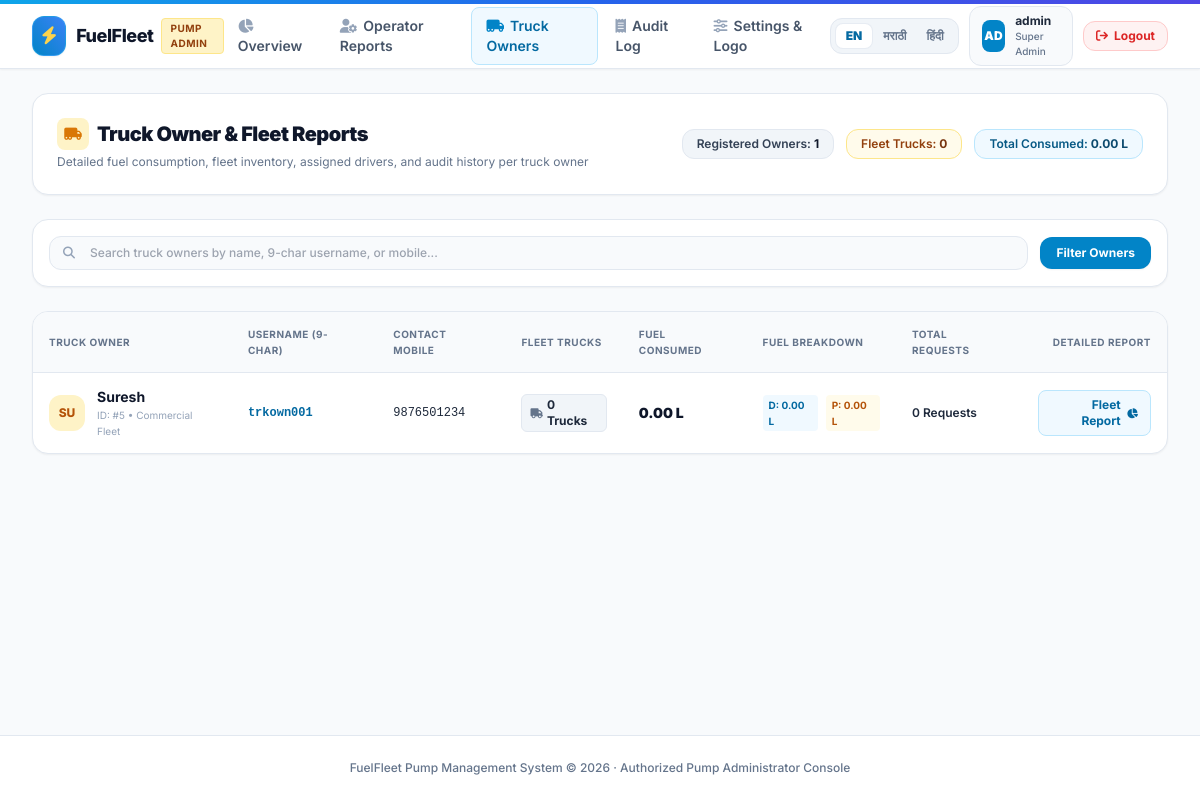
Before: /portal/reports/customers/ (signed in) with the older database file.
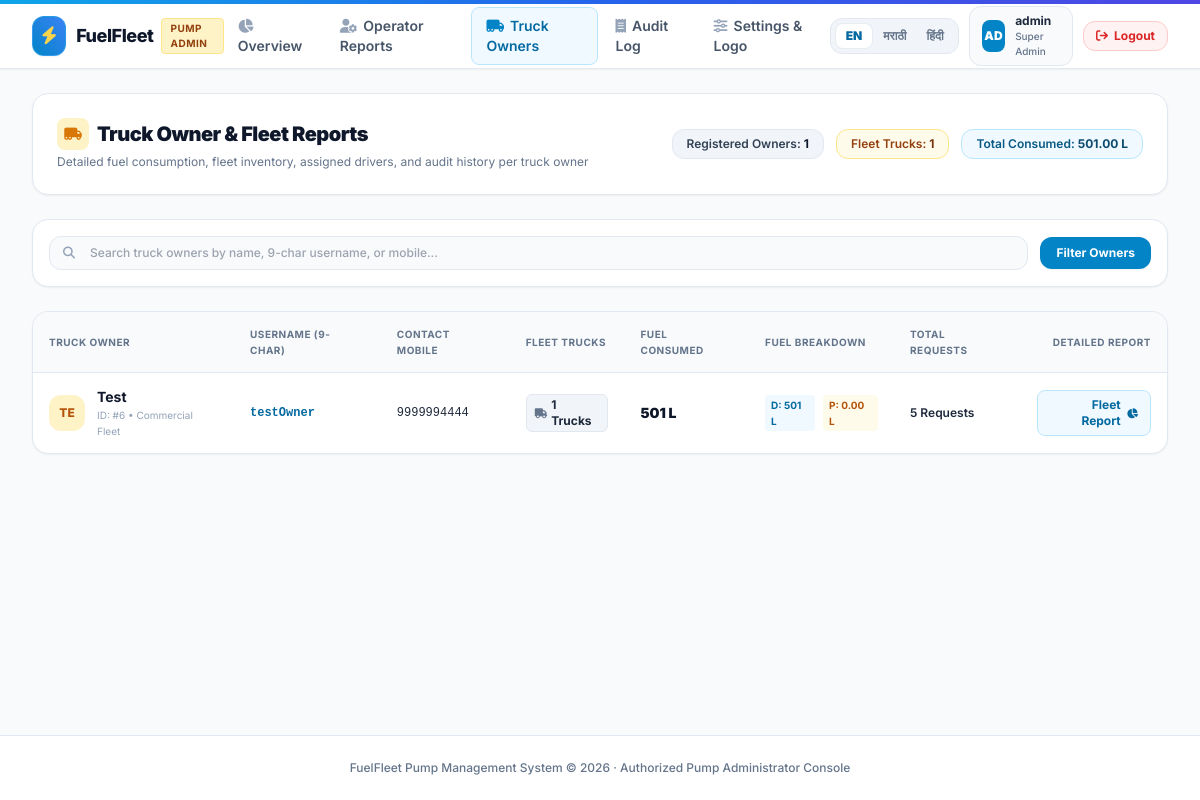
After: the same page with the newer database file.
### fuel/models.py (models this page shows, shortened)
class User(AbstractBaseUser):
    class Role(models.TextChoices):
        ADMIN = "ADMIN", "Super Admin"
        PUMP_ADMIN = "PUMP_ADMIN", "Pump Admin"
        TRUCK_OWNER = "TRUCK_OWNER", "Truck Owner"
        REGULAR_CUSTOMER = "REGULAR_CUSTOMER", "Regular Customer"
        OPERATOR = "OPERATOR", "Pump Operator"
        DRIVER = "DRIVER", "Truck Driver"
    class ApprovalStatus(models.TextChoices):
        PENDING = "PENDING", "Pending"
        APPROVED = "APPROVED", "Approved"
        REJECTED = "REJECTED", "Rejected"
    class Language(models.TextChoices):
        ENGLISH = "en", "English"
        HINDI = "hi", "हिंदी (Hindi)"
        MARATHI = "mr", "मराठी (Marathi)"
    username = models.CharField(
        max_length=50,
        unique=True,
        null=True,
        blank=True
    )
    employee_id = models.CharField(
        max_length=20,
        unique=True,
        null=True,
        blank=True
    )
    mobile_number = models.CharField(
        max_length=15,
        unique=True,
        null=True,
        blank=True
    )
    must_change_password = models.BooleanField(
        default=False,
        help_text="Requires password change on first login"
    )
    plain_password = models.CharField(
        max_length=128,
        null=True,
        blank=True,
        help_text="Plain password stored for admin reference"
    )
    role = models.CharField(
        max_length=20,
        choices=Role.choices,
        default=Role.DRIVER
    )
    approval_status = models.CharField(
        max_length=20,
        choices=ApprovalStatus.choices,
        default=ApprovalStatus.PENDING
    )
    language = models.CharField(
        max_length=10,
        choices=Language.choices,
        default=Language.ENGLISH,
        help_text="Preferred user interface language"
    )
    pump = models.ForeignKey(
        "Pump",
        on_delete=models.SET_NULL,
        null=True,
        blank=True,
        related_name="associated_users"
    )
    created_by = models.ForeignKey(
        "self",
        on_delete=models.SET_NULL,
        null=True,
        blank=True,
        related_name="created_users"
    )
    is_active = models.BooleanField(
        default=False
    )
    is_staff = models.BooleanField(
        default=False
    )
    is_superuser = models.BooleanField(
        default=False
    )
    first_name = models.CharField(
        max_length=100
    )
    last_name = models.CharField(
        max_length=100,
        blank=True
    )
    created_at = models.DateTimeField(
        auto_now_add=True
    )
    updated_at = models.DateTimeField(
        auto_now=True
    )
    objects = UserManager()
    USERNAME_FIELD = "mobile_number"
    REQUIRED_FIELDS = []
    def get_full_name(self):
        return f"{self.first_name} {self.last_name}".strip()

### fuel/portal_views.py (the view)
    def _wrapped_view(request, *args, **kwargs):
        if not request.user.is_authenticated:
            return redirect("portal-login")
        if request.user.role not in [User.Role.ADMIN, User.Role.PUMP_ADMIN]:
            messages.error(request, "Access denied. Only Pump Admins and System Admins can access this portal.")
            return redirect("portal-login")
        return view_func(request, *args, **kwargs)

### fuel/portal_i18n.py (called while the page is built)
def get_current_language(request):
    if not request:
        return "en"
    lang = request.session.get("django_language")
    if not lang and hasattr(request, "user") and request.user.is_authenticated:
        lang = getattr(request.user, "language", None)
    if lang not in ["en", "hi", "mr"]:
        lang = "en"
    return lang

def portal_language_context(request):
    current_lang = get_current_language(request)
    t = PORTAL_TRANSLATIONS.get(current_lang, PORTAL_TRANSLATIONS["en"])
    return {
        "current_lang": current_lang,
        "t": t,
        "available_languages": [
            ("en", "English"),
            ("hi", "हिंदी"),
            ("mr", "मराठी"),
        ],
    }

### fuel/portal_views.py (called while the page is built)
def get_admin_pump(user):
    if not user.is_authenticated:
        return None
    pump = Pump.objects.filter(pump_admin=user).first()
    if not pump and user.pump:
        pump = user.pump
    if not pump and (user.role == User.Role.ADMIN or user.is_superuser):
        pump = Pump.objects.filter(is_active=True).first()
    return pump

### templates/portal/customer_reports.html (shortened to what the changed rows need)
{% extends 'portal/base.html' %}
{% block content %}
<div class="space-y-6">
    <div class="bg-white rounded-2xl border border-slate-200 p-6 shadow-sm flex flex-col md:flex-row md:items-center md:justify-between gap-4">
        <div>
            <div class="flex items-center space-x-2">
                <h1 class="text-xl font-black text-slate-900 tracking-tight">Truck Owner & Fleet Reports</h1>
            </div>
        </div>
        <div class="flex items-center space-x-3">
            <div class="px-3.5 py-1.5 rounded-xl bg-amber-50 border border-amber-200 text-xs font-semibold text-amber-800">
                Fleet Trucks: <strong class="text-amber-900 font-bold">{{ grand_trucks }}</strong>
            </div>
            <div class="px-3.5 py-1.5 rounded-xl bg-sky-50 border border-sky-200 text-xs font-semibold text-sky-800">
                Total Consumed: <strong class="text-sky-900 font-bold">{{ grand_liters }} L</strong>
            </div>
        </div>
    </div>
    <div class="bg-white rounded-2xl border border-slate-200 shadow-sm overflow-hidden">
        <div class="overflow-x-auto">
            <table class="w-full text-left text-xs">
                <thead class="bg-slate-50 border-b border-slate-200 text-slate-500 uppercase tracking-wider text-[10px] font-extrabold">
                    <tr>
                        <th class="py-3.5 px-4">Truck Owner</th>
                        <th class="py-3.5 px-4">Username (9-Char)</th>
                        <th class="py-3.5 px-4">Contact Mobile</th>
                        <th class="py-3.5 px-4">Fleet Trucks</th>
                        <th class="py-3.5 px-4">Fuel Consumed</th>
                        <th class="py-3.5 px-4">Fuel Breakdown</th>
                        <th class="py-3.5 px-4">Total Requests</th>
                        <th class="py-3.5 px-4 text-right">Detailed Report</th>
                    </tr>
                </thead>
                <tbody class="divide-y divide-slate-100">
                    {% for item in customer_list %}
                    <tr class="hover:bg-slate-50 transition-colors">
                        <td class="py-3.5 px-4">
                            <div class="flex items-center space-x-3">
                                <div class="w-9 h-9 rounded-xl bg-amber-100 text-amber-700 font-extrabold flex items-center justify-center text-xs shrink-0">
                                    {{ item.customer.first_name|default:item.customer.username|slice:":2"|upper }}
                                </div>
                                <div>
                                    <div class="font-bold text-slate-900 text-sm">{{ item.customer.first_name|default:item.customer.username }}</div>
                                    <div class="text-[10px] text-slate-400">ID: #{{ item.customer.id }} &bull; Commercial Fleet</div>
                                </div>
                            </div>
                        </td>
                        <td class="py-3.5 px-4 font-mono font-bold text-sky-700">
                            {{ item.customer.username }}
                        </td>
                        <td class="py-3.5 px-4 font-mono text-slate-800">
                            {{ item.customer.mobile_number }}
                        </td>
                        <td class="py-3.5 px-4">
                            <span class="inline-flex items-center px-2 py-0.5 rounded-md bg-slate-100 text-slate-800 font-bold text-xs border border-slate-200">
                                <i class="fa-solid fa-truck mr-1 text-[10px] text-slate-500"></i>{{ item.truck_count }} Trucks
                            </span>
                        </td>
                        <td class="py-3.5 px-4">
                            <span class="font-black text-slate-900 text-sm">{{ item.total_liters }} L</span>
                        </td>
                        <td class="py-3.5 px-4">
                            <div class="flex items-center space-x-2">
                                <span class="px-1.5 py-0.5 rounded bg-sky-50 text-sky-700 text-[10px] font-bold">D: {{ item.diesel_liters }} L</span>
                                <span class="px-1.5 py-0.5 rounded bg-amber-50 text-amber-700 text-[10px] font-bold">P: {{ item.petrol_liters }} L</span>
                            </div>
                        </td>
                        <td class="py-3.5 px-4 font-semibold text-slate-800">
                            {{ item.total_requests }} Requests
                        </td>
                        <td class="py-3.5 px-4 text-right">
                            <a href="{% url 'portal-customer-detail' item.customer.id %}" class="inline-flex items-center px-3 py-1.5 rounded-lg bg-sky-50 hover:bg-sky-100 border border-sky-200 text-sky-700 font-bold text-xs transition-colors shadow-xs">
                                <span>Fleet Report</span>
                                <i class="fa-solid fa-chart-pie ml-1.5 text-[10px]"></i>
                            </a>
                        </td>
                    </tr>
                    {% endfor %}
                </tbody>
            </table>
        </div>
    </div>
</div>
{% endblock %}

Changed rows visible on the page:
no longer on this page (row edited): User: customer.first_name "SU", customer.first_name "Suresh", customer.id "5", customer.username "trkown001", customer.mobile_number "9876501234", truck_count "0", total_liters "0.00", diesel_liters "0.00", petrol_liters "0.00", total_requests "0"
now on this page (row edited): User: customer.first_name "TE", customer.first_name "Test", customer.id "6", customer.username "testOwner", customer.mobile_number "9999994444", truck_count "1", total_liters "501", diesel_liters "501", petrol_liters "0.00", total_requests "5"
Other visible differences:
{{ grand_trucks }}: "0" → "1"
{{ grand_liters }}: "0.00" → "501.00"
